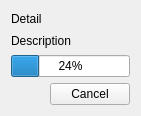
<?xml version="1.0" encoding="UTF-8"?>
<ui version="4.0">
 <class>CMyPropertyPage11</class>
 <widget class="QWidget" name="CMyPropertyPage11">
  <property name="geometry">
   <rect>
    <x>0</x>
    <y>0</y>
    <width>141</width>
    <height>116</height>
   </rect>
  </property>
  <property name="windowTitle">
   <string>Import Progress</string>
  </property>
  <layout class="QGridLayout" name="gridLayout">
   <item row="0" column="0">
    <widget class="QLabel" name="detailLA">
     <property name="text">
      <string>Detail</string>
     </property>
    </widget>
   </item>
   <item row="1" column="0">
    <widget class="QLabel" name="descriptionLA">
     <property name="text">
      <string>Description</string>
     </property>
    </widget>
   </item>
   <item row="2" column="0">
    <widget class="QProgressBar" name="progressPB">
     <property name="value">
      <number>24</number>
     </property>
    </widget>
   </item>
   <item row="3" column="0">
    <layout class="QHBoxLayout" name="horizontalLayout">
     <item>
      <spacer name="horizontalSpacer">
       <property name="orientation">
        <enum>Qt::Horizontal</enum>
       </property>
       <property name="sizeHint" stdset="0">
        <size>
         <width>40</width>
         <height>20</height>
        </size>
       </property>
      </spacer>
     </item>
     <item>
      <widget class="QPushButton" name="cancelPB">
       <property name="text">
        <string>Cancel</string>
       </property>
       <property name="shortcut">
        <string>Esc</string>
       </property>
      </widget>
     </item>
    </layout>
   </item>
  </layout>
 </widget>
 <resources/>
 <connections/>
</ui>
